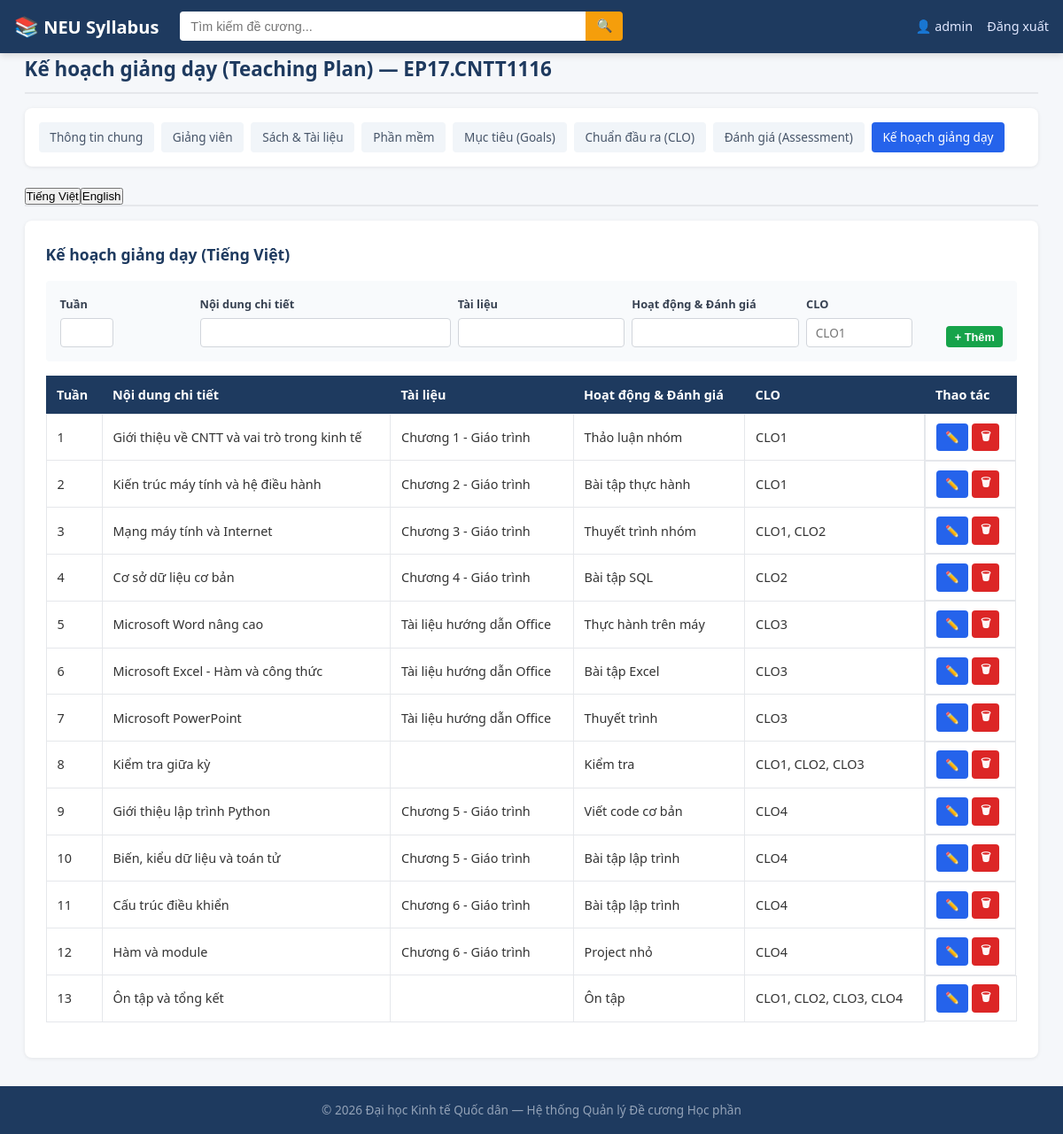
Page /admin/syllabus/1/teaching-plan (signed in) on the committed database.
### tables this page shows
CREATE TABLE syllabi (
    id INTEGER PRIMARY KEY AUTOINCREMENT,
    course_code TEXT UNIQUE NOT NULL,
    course_title_vi TEXT,
    course_title_en TEXT,
    credits INTEGER DEFAULT 0,
    contact_hours INTEGER DEFAULT 0,
    self_study_hours INTEGER DEFAULT 0,
    training_program TEXT,
    decision_date TEXT,
    decision_number TEXT,
    prerequisite_courses_vi TEXT,
    prerequisite_courses_en TEXT,
    num_prerequisite_courses TEXT DEFAULT 'None',
    description_vi TEXT,
    description_en TEXT,
    clo_assessment_vi TEXT,
    clo_assessment_en TEXT,
    course_requirements_vi TEXT,
    course_requirements_en TEXT,
    adjustment_time TEXT,
    created_at TIMESTAMP DEFAULT CURRENT_TIMESTAMP,
    updated_at TIMESTAMP DEFAULT CURRENT_TIMESTAMP
);

CREATE TABLE teaching_plans (
    id INTEGER PRIMARY KEY AUTOINCREMENT,
    syllabus_id INTEGER NOT NULL,
    language TEXT NOT NULL DEFAULT 'VI',
    week INTEGER NOT NULL,
    detail TEXT,
    reference TEXT,
    activities_assessment TEXT,
    clo TEXT,
    FOREIGN KEY (syllabus_id) REFERENCES syllabi(id) ON DELETE CASCADE
);

### app.py (the view, shortened to what this page needs)
@app.route('/admin/syllabus/<int:syllabus_id>/teaching-plan', methods=['GET', 'POST'])
@admin_required
def admin_teaching_plan(syllabus_id):
    syllabus = models.get_syllabus_by_id(syllabus_id)
    if not syllabus:
        flash('Không tìm thấy đề cương.', 'danger')
        return redirect(url_for('admin_dashboard'))
    items_vi = models.get_sub_items('teaching_plans', syllabus_id, 'VI', 'week')
    items_en = models.get_sub_items('teaching_plans', syllabus_id, 'EN', 'week')
    return render_template('admin/teaching_plan.html',
                           syllabus=syllabus, items_vi=items_vi, items_en=items_en)

### app.py (called while the page is built)
def admin_required(view):
    @functools.wraps(view)
    def wrapped(**kwargs):
        if 'user_id' not in session:
            flash('Vui lòng đăng nhập để tiếp tục.', 'warning')
            return redirect(url_for('login'))
        if session.get('role') != 'admin':
            flash('Bạn không có quyền truy cập trang này.', 'danger')
            return redirect(url_for('index'))
        return view(**kwargs)
    return wrapped

### models.py (called while the page is built)
def get_db():
    conn = sqlite3.connect(config.DATABASE)
    conn.row_factory = sqlite3.Row
    conn.execute("PRAGMA foreign_keys = ON")
    return conn

def get_syllabus_by_id(syllabus_id):
    db = get_db()
    row = db.execute("SELECT * FROM syllabi WHERE id = ?", (syllabus_id,)).fetchone()
    db.close()
    return row

def get_sub_items(table, syllabus_id, language=None, order_by=None):
    db = get_db()
    allowed_tables = {
        'syllabus_instructors', 'syllabus_books', 'syllabus_software',
        'course_goals', 'learning_outcomes', 'course_assessments', 'teaching_plans'
    }
    if table not in allowed_tables:
        db.close()
        return []
    sql = f"SELECT * FROM {table} WHERE syllabus_id = ?"
    params = [syllabus_id]
    if language:
        sql += " AND language = ?"
        params.append(language)
    if order_by:
        allowed_order = {'week', 'order_num', 'goal_code', 'clo_code', 'id'}
        if order_by in allowed_order:
            sql += f" ORDER BY {order_by}"
    else:
        sql += " ORDER BY id"
    rows = db.execute(sql, params).fetchall()
    db.close()
    return rows

### templates/admin/teaching_plan.html (shortened to what this page needs)
{% set page_title = "Kế hoạch giảng dạy (Teaching Plan)" %}
{% set active_tab = "teaching_plan" %}
{% extends 'admin/sub_base.html' %}
{% block admin_content %}
<div class="tab-content active" data-lang="vi">
    <div class="admin-panel">
        <h3>Kế hoạch giảng dạy (Tiếng Việt)</h3>
        <form method="post" class="inline-form">
            <div class="form-group">
                <label>Tuần</label>
                <input type="number" name="week" min="1" required style="width:60px">
            </div>
            <div class="form-group" style="flex:3">
                <label>Nội dung chi tiết</label>
                <input type="text" name="detail" required>
            </div>
            <div class="form-group" style="flex:2">
                <label>Tài liệu</label>
                <input type="text" name="reference">
            </div>
            <div class="form-group" style="flex:2">
                <label>Hoạt động & Đánh giá</label>
                <input type="text" name="activities_assessment">
            </div>
            <div class="form-group">
                <label>CLO</label>
                <input type="text" name="clo" placeholder="CLO1" style="width:120px">
            </div>
            <button type="submit" class="btn btn-success btn-sm">+ Thêm</button>
        </form>
        {% if items_vi %}
        <table class="data-table">
            <thead><tr><th>Tuần</th><th>Nội dung chi tiết</th><th>Tài liệu</th><th>Hoạt động & Đánh giá</th><th>CLO</th><th>Thao tác</th></tr></thead>
            <tbody>
            {% for item in items_vi %}
            <tr>
                <td>{{ item['week'] }}</td>
                <td>{{ item['detail'] }}</td>
                <td>{{ item['reference'] }}</td>
                <td>{{ item['activities_assessment'] }}</td>
                <td>{{ item['clo'] }}</td>
                <td class="action-btns">
                    <button class="btn btn-primary btn-sm" onclick="toggleEditRow({{ item['id'] }})">✏️</button>
                    <form method="post" style="display:inline" onsubmit="return confirmDelete(this);">
                        <button type="submit" class="btn btn-danger btn-sm">🗑</button>
                    </form>
                </td>
            </tr>
            {% endfor %}
            </tbody>
        </table>
        {% else %}
        <p class="empty-note">Chưa có kế hoạch giảng dạy nào.</p>
        {% endif %}
    </div>
</div>
{% endblock %}

### templates/admin/sub_base.html
{% extends 'base.html' %}
{% block content %}
<section class="section">
    <h2>{{ page_title }} — {{ syllabus['course_code'] }}</h2>
    <div class="sub-nav">
        <a href="{{ url_for('admin_syllabus_edit', syllabus_id=syllabus['id']) }}" {% if active_tab == 'general' %}class="active"{% endif %}>Thông tin chung</a>
        <a href="{{ url_for('admin_instructors', syllabus_id=syllabus['id']) }}" {% if active_tab == 'instructors' %}class="active"{% endif %}>Giảng viên</a>
        <a href="{{ url_for('admin_books', syllabus_id=syllabus['id']) }}" {% if active_tab == 'books' %}class="active"{% endif %}>Sách & Tài liệu</a>
        <a href="{{ url_for('admin_software', syllabus_id=syllabus['id']) }}" {% if active_tab == 'software' %}class="active"{% endif %}>Phần mềm</a>
        <a href="{{ url_for('admin_goals', syllabus_id=syllabus['id']) }}" {% if active_tab == 'goals' %}class="active"{% endif %}>Mục tiêu (Goals)</a>
        <a href="{{ url_for('admin_outcomes', syllabus_id=syllabus['id']) }}" {% if active_tab == 'outcomes' %}class="active"{% endif %}>Chuẩn đầu ra (CLO)</a>
        <a href="{{ url_for('admin_assessments', syllabus_id=syllabus['id']) }}" {% if active_tab == 'assessments' %}class="active"{% endif %}>Đánh giá (Assessment)</a>
        <a href="{{ url_for('admin_teaching_plan', syllabus_id=syllabus['id']) }}" {% if active_tab == 'teaching_plan' %}class="active"{% endif %}>Kế hoạch giảng dạy</a>
    </div>
    <div class="lang-tabs" style="margin-bottom:1rem;">
        <button type="button" class="admin-lang-tab active" data-lang="vi" onclick="switchAdminTab('vi')">Tiếng Việt</button>
        <button type="button" class="admin-lang-tab" data-lang="en" onclick="switchAdminTab('en')">English</button>
    </div>
    {% block admin_content %}{% endblock %}
</section>
{% endblock %}

### static/css/style.css (style rules this page uses)
*, *::before, *::after { box-sizing: border-box; margin: 0; padding: 0; }
html { font-size: 16px; scroll-behavior: smooth; }
body { font-family: 'Segoe UI', Tahoma, Geneva, Verdana, sans-serif; line-height: 1.6; color: #333; background: #f5f7fa; min-height: 100vh; display: flex; flex-direction: column; }
a { color: #2563eb; text-decoration: none; }
.section { margin-bottom: 2rem; }
.section h2 { font-size: 1.4rem; color: #1e3a5f; margin-bottom: 1rem; padding-bottom: 0.5rem; border-bottom: 2px solid #e5e7eb; }
.data-table { width: 100%; border-collapse: collapse; margin-bottom: 1rem; }
.data-table th { background: #1e3a5f; color: white; padding: 0.6rem 0.75rem; font-weight: 600; text-align: left; font-size: 0.9rem; }
.data-table td { padding: 0.6rem 0.75rem; border: 1px solid #e5e7eb; font-size: 0.9rem; }
.lang-tabs { display: flex; gap: 0; margin-bottom: 1.5rem; border-bottom: 2px solid #e5e7eb; }
.btn { display: inline-block; padding: 0.5rem 1rem; border: none; border-radius: 4px; font-size: 0.9rem; font-weight: 600; cursor: pointer; text-align: center; transition: background 0.2s; }
.btn-primary { background: #2563eb; color: white; }
.btn-success { background: #16a34a; color: white; }
.btn-danger { background: #dc2626; color: white; }
.btn-sm { padding: 0.3rem 0.6rem; font-size: 0.8rem; }
.form-group { margin-bottom: 1rem; }
.form-group label { display: block; font-weight: 600; color: #374151; margin-bottom: 0.3rem; font-size: 0.9rem; }
.form-group input, .form-group select, .form-group textarea { width: 100%; padding: 0.5rem 0.75rem; border: 1px solid #d1d5db; border-radius: 4px; font-size: 0.9rem; font-family: inherit; outline: none; transition: border-color 0.2s; }
.action-btns { display: flex; gap: 0.3rem; flex-wrap: wrap; }
.sub-nav { display: flex; flex-wrap: wrap; gap: 0.5rem; margin-bottom: 1.5rem; padding: 1rem; background: white; border-radius: 8px; box-shadow: 0 1px 4px rgba(0,0,0,0.08); }
.sub-nav a { padding: 0.4rem 0.8rem; background: #f1f5f9; border-radius: 4px; font-size: 0.85rem; color: #475569; font-weight: 500; }
.sub-nav a.active { background: #2563eb; color: white; }
.admin-panel { background: white; padding: 1.5rem; border-radius: 8px; box-shadow: 0 1px 4px rgba(0,0,0,0.08); margin-bottom: 1.5rem; }
.admin-panel h3 { color: #1e3a5f; margin-bottom: 1rem; font-size: 1.1rem; }
.tab-content { display: none; }
.tab-content.active { display: block; }
.inline-form { display: flex; gap: 0.5rem; flex-wrap: wrap; align-items: end; padding: 1rem; background: #f8fafc; border-radius: 4px; margin-bottom: 1rem; }
.inline-form .form-group { margin-bottom: 0; flex: 1; min-width: 150px; }
.inline-form .form-group label { font-size: 0.8rem; }
.inline-form .form-group input, .inline-form .form-group select, .inline-form .form-group textarea { font-size: 0.85rem; padding: 0.4rem 0.6rem; }

### rows in the picture
syllabi: course_code "EP17.CNTT1116"
teaching_plans: week "1", detail "Giới thiệu về CNTT và vai trò trong kinh tế", reference "Chương 1 - Giáo trình", activities_assessment "Thảo luận nhóm", clo "CLO1"
teaching_plans: week "2", detail "Kiến trúc máy tính và hệ điều hành", reference "Chương 2 - Giáo trình", activities_assessment "Bài tập thực hành", clo "CLO1"
teaching_plans: week "3", detail "Mạng máy tính và Internet", reference "Chương 3 - Giáo trình", activities_assessment "Thuyết trình nhóm", clo "CLO1, CLO2"
teaching_plans: week "4", detail "Cơ sở dữ liệu cơ bản", reference "Chương 4 - Giáo trình", activities_assessment "Bài tập SQL", clo "CLO2"
teaching_plans: week "5", detail "Microsoft Word nâng cao", reference "Tài liệu hướng dẫn Office", activities_assessment "Thực hành trên máy", clo "CLO3"
teaching_plans: week "6", detail "Microsoft Excel - Hàm và công thức", reference "Tài liệu hướng dẫn Office", activities_assessment "Bài tập Excel", clo "CLO3"
teaching_plans: week "7", detail "Microsoft PowerPoint", reference "Tài liệu hướng dẫn Office", activities_assessment "Thuyết trình", clo "CLO3"
teaching_plans: week "8", detail "Kiểm tra giữa kỳ", activities_assessment "Kiểm tra", clo "CLO1, CLO2, CLO3"
teaching_plans: week "9", detail "Giới thiệu lập trình Python", reference "Chương 5 - Giáo trình", activities_assessment "Viết code cơ bản", clo "CLO4"
teaching_plans: week "10", detail "Biến, kiểu dữ liệu và toán tử", reference "Chương 5 - Giáo trình", activities_assessment "Bài tập lập trình", clo "CLO4"
teaching_plans: week "11", detail "Cấu trúc điều khiển", reference "Chương 6 - Giáo trình", activities_assessment "Bài tập lập trình", clo "CLO4"
teaching_plans: week "12", detail "Hàm và module", reference "Chương 6 - Giáo trình", activities_assessment "Project nhỏ", clo "CLO4"
teaching_plans: week "13", detail "Ôn tập và tổng kết", activities_assessment "Ôn tập", clo "CLO1, CLO2, CLO3, CLO4"

### other values in the picture
{{ session.get('username') }} "admin"
{{ page_title }} "Kế hoạch giảng dạy (Teaching Plan)"
